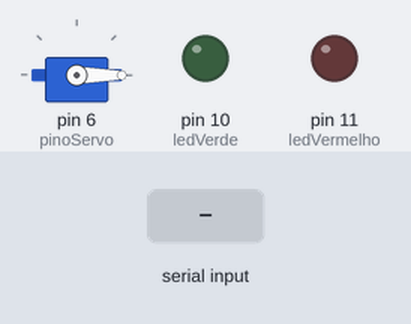
The sketch below on a simulated Arduino Uno, built with avr-gcc and run on an emulated ATmega328P. Parts: servo, output pins drawn as LEDs (lit = HIGH). Inputs (shaded band) come from the test bench.

Above: at 1.2 s.
1.3 s: "LIBERA_ACESSO\n" received over Serial
At 1.46 s:
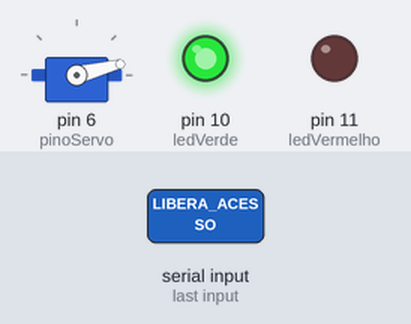
At 2.7 s:
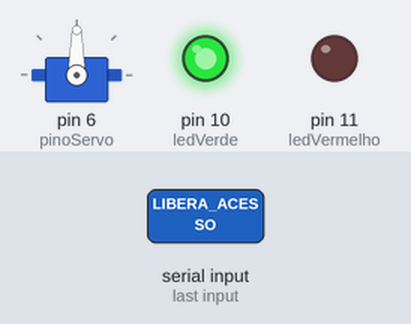
4.3 s: "NEGA_ACESSO\n" received over Serial
At 5.9 s:
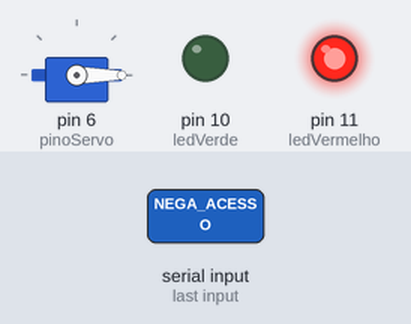
Timing chart, 0 to 8.6 s (numbered marks = the images above; inputs shaded):
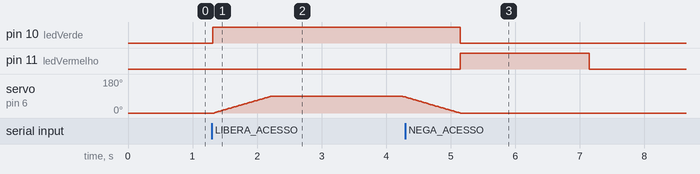

The sketch:

sketch_may20a.ino
```cpp
#include <Servo.h>

Servo meuServo;

const int pinoServo = 6;
const int ledVerde = 10;     // LED verde
const int ledVermelho = 11; // LED vermelho

String senhaCorreta = "1234";
String entradaUsuario = "";

unsigned long tempoLedVerdeLigado = 0;
unsigned long tempoLedVermelhoLigado = 0;
const long tempoDesligarLed = 2000; // 2 segundos

void setup() {
  Serial.begin(9600);

  meuServo.attach(pinoServo);
  meuServo.write(0); // Começa fechado (posição original)

  pinMode(ledVerde, OUTPUT);
  pinMode(ledVermelho, OUTPUT);

  digitalWrite(ledVerde, LOW);
  digitalWrite(ledVermelho, LOW);
}

void loop() {
  if (Serial.available() > 0) {
    String comando = Serial.readStringUntil('\n');
    comando.trim();

    // Controle de LEDs com base no comando
    if (comando == "LIBERA_ACESSO") {
      // Senha correta - aciona LED verde
      digitalWrite(ledVerde, HIGH);   // Aciona LED verde
      digitalWrite(ledVermelho, LOW);  // Desliga LED vermelho
      tempoLedVerdeLigado = millis(); // Guarda o tempo que o LED foi ligado
      abrirCofre();
      delay(2000); // Espera 2 segundos com o portão aberto
      fecharCofre(); // Fecha o portão (volta à posição original)
    } else if (comando == "NEGA_ACESSO") {
      // Senha incorreta - aciona LED vermelho
      digitalWrite(ledVerde, LOW);    // Desliga LED verde
      digitalWrite(ledVermelho, HIGH); // Aciona LED vermelho
      tempoLedVermelhoLigado = millis(); // Guarda o tempo que o LED foi ligado
    }
  }

  // Desliga o LED verde após 2 segundos
  if (digitalRead(ledVerde) == HIGH && (millis() - tempoLedVerdeLigado >= tempoDesligarLed)) {
    digitalWrite(ledVerde, LOW);
  }

  // Desliga o LED vermelho após 2 segundos
  if (digitalRead(ledVermelho) == HIGH && (millis() - tempoLedVermelhoLigado >= tempoDesligarLed)) {
    digitalWrite(ledVermelho, LOW);
  }
}

void abrirCofre() {
  for (int angulo = 0; angulo <= 90; angulo++) {
    meuServo.write(angulo);
    delay(10);
  }
}

void fecharCofre() {
  for (int angulo = 90; angulo >= 0; angulo--) {
    meuServo.write(angulo);
    delay(10);
  }
}
```

Measured:
- after the input at 1.3 s, pin 10 (ledVerde): LOW → HIGH at once; servo on pin 6 (pinoServo): rises from 0° to 90° in 0.89 s, then falls to 85° in 2.1 s
- after the input at 4.3 s, pin 11 (ledVermelho): LOW → HIGH after 0.85 s, → LOW 2.0 s later
